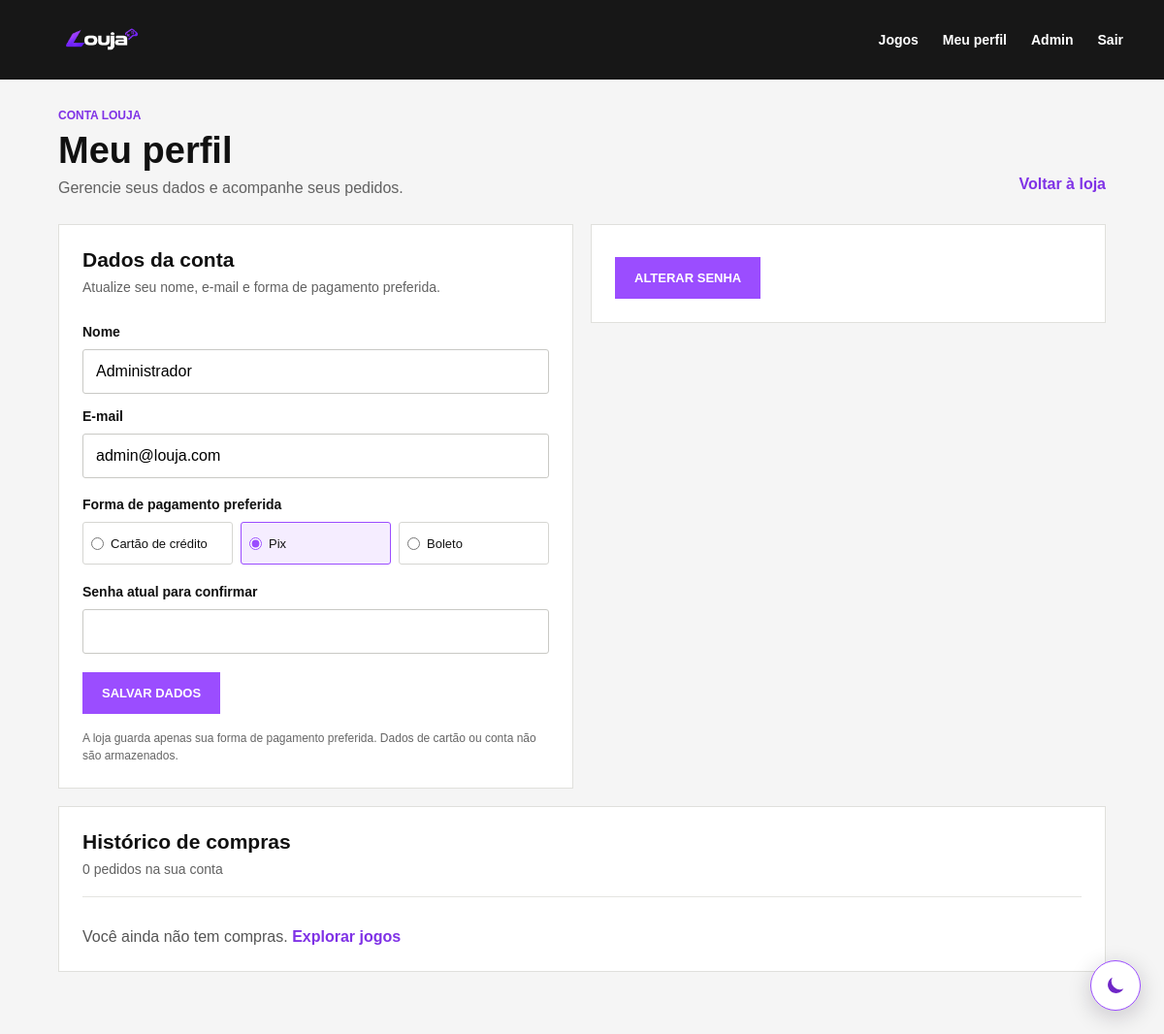
Page /frontend/public/perfil.php (signed in) on the committed database.
### tables this page shows
CREATE TABLE IF NOT EXISTS usuarios (
    usr_id INT AUTO_INCREMENT PRIMARY KEY,
    nome VARCHAR(100) NOT NULL,
    email VARCHAR(100) NOT NULL UNIQUE,
    senha VARCHAR(255) NOT NULL,
    forma_pagamento_preferida ENUM('cartao', 'pix', 'boleto') NOT NULL DEFAULT 'pix',
    perfil ENUM('cliente', 'admin') DEFAULT 'cliente'
);

### frontend/public/perfil.php (the view, shortened to what this page needs)
<?php
$conexao = new Conexao();
$pdo = $conexao->conectar();
$usuarioId = (int) $_SESSION['usr_id'];
$metodosPagamento = [
    'cartao' => 'Cartão de crédito',
    'pix' => 'Pix',
    'boleto' => 'Boleto'
];
$mostrarFormularioSenha = false;
$stmtUsuario = $pdo->prepare('SELECT usr_id, nome, email, senha, forma_pagamento_preferida FROM usuarios WHERE usr_id = ?');
$stmtUsuario->execute([$usuarioId]);
$usuario = $stmtUsuario->fetch();
$pedidos = [];
?>
<!DOCTYPE html>
<html lang="pt-BR">
<head>
    <link rel="stylesheet" href="css/style.css">
    <link rel="stylesheet" href="css/perfil.css">
    <?php require __DIR__ . '/tema-head.php'; ?>
</head>
<body class="perfil-page">
<header>
    <a href="index.php" class="logo"><img src="../../docs/logolouja.png" alt="Louja"></a>
    <nav>
        <a href="jogos.php">Jogos</a>
        <a href="perfil.php" aria-current="page">Meu perfil</a>
        <?php if (($_SESSION['usr_perfil'] ?? '') === 'admin'): ?>
            <a href="admin/index.php">Admin</a>
        <?php endif; ?>
        <a href="logout.php">Sair</a>
    </nav>
</header>
<main class="perfil-wrap">
    <div class="perfil-cabecalho">
        <div>
            <p class="perfil-sobretitulo">CONTA LOUJA</p>
            <h1>Meu perfil</h1>
            <p>Gerencie seus dados e acompanhe seus pedidos.</p>
        </div>
        <div class="perfil-cabecalho-acoes">
            <a class="perfil-voltar" href="jogos.php">Voltar à loja</a>
        </div>
    </div>
    <div class="perfil-grade">
        <section class="perfil-painel" aria-labelledby="titulo-dados">
            <div class="perfil-painel-cabecalho">
                <div>
                    <h2 id="titulo-dados">Dados da conta</h2>
                    <p>Atualize seu nome, e-mail e forma de pagamento preferida.</p>
                </div>
            </div>
            <form method="post" class="perfil-form">
                <label for="nome">Nome</label>
                <input id="nome" name="nome" type="text" maxlength="100" autocomplete="name" value="<?= htmlspecialchars($usuario['nome'], ENT_QUOTES, 'UTF-8') ?>" required>
                <label for="email">E-mail</label>
                <input id="email" name="email" type="email" maxlength="100" autocomplete="email" value="<?= htmlspecialchars($usuario['email'], ENT_QUOTES, 'UTF-8') ?>" required>
                <fieldset class="perfil-pagamentos">
                    <legend>Forma de pagamento preferida</legend>
                    <?php foreach ($metodosPagamento as $valor => $rotulo): ?>
                        <label>
                            <input type="radio" name="forma_pagamento_preferida" value="<?= htmlspecialchars($valor, ENT_QUOTES, 'UTF-8') ?>" <?= $usuario['forma_pagamento_preferida'] === $valor ? 'checked' : '' ?> required>
                            <span><?= htmlspecialchars($rotulo, ENT_QUOTES, 'UTF-8') ?></span>
                        </label>
                    <?php endforeach; ?>
                </fieldset>
                <label for="senha-atual-dados">Senha atual para confirmar</label>
                <input id="senha-atual-dados" name="senha_atual" type="password" autocomplete="current-password" required>
                <button class="botao" type="submit">Salvar dados</button>
            </form>
            <p class="perfil-nota">A loja guarda apenas sua forma de pagamento preferida. Dados de cartão ou conta não são armazenados.</p>
        </section>
        <section class="perfil-painel perfil-painel-senha" aria-labelledby="botao-senha">
            <form method="post" class="perfil-form perfil-form-senha" id="form-senha">
                <button class="botao" id="botao-senha" type="<?= $mostrarFormularioSenha ? 'submit' : 'button' ?>">
                    <?= $mostrarFormularioSenha ? 'Salvar nova senha' : 'Alterar senha' ?>
                </button>
            </form>
        </section>
    </div>
    <section class="perfil-historico" aria-labelledby="titulo-historico">
        <div class="perfil-painel-cabecalho">
            <div>
                <h2 id="titulo-historico">Histórico de compras</h2>
                <p><?= count($pedidos) ?> <?= count($pedidos) === 1 ? 'pedido' : 'pedidos' ?> na sua conta</p>
            </div>
        </div>
        <?php if (!$pedidos): ?>
            <p class="perfil-sem-pedidos">Você ainda não tem compras. <a href="jogos.php">Explorar jogos</a></p>
        <?php endif; ?>
    </section>
</main>
</body>
</html>

### frontend/public/tema-head.php (shortened to what this page needs)
<?php
$paginaAdmin = strpos($_SERVER['SCRIPT_NAME'] ?? '', '/admin/') !== false;
$prefixoTema = $paginaAdmin ? '../' : '';
?>
<link rel="stylesheet" href="<?= $prefixoTema ?>css/tema-escuro.css">

### frontend/public/css/style.css (style rules this page uses)
* { margin: 0; padding: 0; box-sizing: border-box; }
html { scroll-behavior: smooth; }
body { font-family: Arial, Helvetica, sans-serif; background: #f5f5f5; color: #111; }
a { color: inherit; text-decoration: none; }
header { position: fixed; top: 0; left: 0; width: 100%; height: 82px; padding: 0 42px; display: flex; justify-content: space-between; align-items: center; z-index: 100; color: #fff; background: linear-gradient(to bottom, rgba(0,0,0,.65), transparent); }
.logo img { display: block; width: 125px; height: auto; }
nav { display: flex; gap: 25px; align-items: center; font-size: 14px; font-weight: 600; }
nav a, nav span { transition: opacity .2s ease; }
.botao { display: inline-flex; align-items: center; gap: 12px; border: 0; background: #9b4dff; color: #fff; padding: 14px 20px; font-size: 13px; font-weight: 800; text-transform: uppercase; transition: transform .2s ease, background .2s ease; }
input, textarea, select { width: 100%; padding: 13px; border: 1px solid #ccc; background: white; font: inherit; }
button { font: inherit; }

### frontend/public/css/perfil.css (style rules this page uses)
.perfil-page header { background: #171717; }
.perfil-wrap { width: min(1080px, 92%); margin: 112px auto 64px; }
.perfil-cabecalho { display: flex; justify-content: space-between; align-items: end; gap: 24px; margin-bottom: 28px; }
.perfil-sobretitulo { margin-bottom: 8px; color: #7f32e6; font-size: 12px; font-weight: 700; }
.perfil-cabecalho h1 { margin-bottom: 8px; font-size: 38px; }
.perfil-cabecalho > div > p:last-child, .perfil-painel-cabecalho p { color: #626262; }
.perfil-voltar { padding-bottom: 4px; color: #7f32e6; font-weight: 700; }
.perfil-grade { display: grid; grid-template-columns: repeat(2, minmax(0, 1fr)); gap: 18px; }
.perfil-painel, .perfil-historico { min-width: 0; padding: 24px; border: 1px solid #e0e0dc; background: #fff; }
.perfil-painel-senha { align-self: start; }
.perfil-painel-cabecalho { display: flex; justify-content: space-between; gap: 20px; margin-bottom: 22px; }
.perfil-painel-cabecalho h2 { margin-bottom: 6px; font-size: 21px; }
.perfil-painel-cabecalho p { font-size: 14px; line-height: 1.5; }
.perfil-form { display: flex; flex-direction: column; gap: 10px; }
.perfil-form > label { margin-top: 5px; font-size: 14px; font-weight: 700; }
.perfil-form input[type="text"], .perfil-form input[type="email"], .perfil-form input[type="password"] { min-width: 0; border-color: #c9c9c5; border-radius: 3px; }
.perfil-pagamentos { display: grid; grid-template-columns: repeat(3, minmax(0, 1fr)); gap: 8px; margin: 9px 0 5px; padding: 0; border: 0; }
.perfil-pagamentos legend { margin-bottom: 10px; font-size: 14px; font-weight: 700; }
.perfil-pagamentos label { display: flex; align-items: center; gap: 7px; min-height: 44px; padding: 8px; border: 1px solid #d6d6d2; border-radius: 3px; font-size: 13px; cursor: pointer; }
.perfil-pagamentos label:has(input:checked) { border-color: #9b4dff; background: #f5edff; }
.perfil-pagamentos input { width: auto; margin: 0; padding: 0; accent-color: #9b4dff; }
.perfil-form .botao { align-self: flex-start; margin-top: 9px; border: 0; cursor: pointer; }
.perfil-form-senha { align-items: flex-start; }
.perfil-nota { margin-top: 16px; color: #666; font-size: 12px; line-height: 1.5; }
.perfil-historico { margin-top: 18px; }
.perfil-historico .perfil-painel-cabecalho { align-items: center; border-bottom: 1px solid #e5e5e1; padding-bottom: 17px; }
.perfil-sem-pedidos { padding: 10px 0 2px; color: #555; }
.perfil-sem-pedidos a { color: #7f32e6; font-weight: 700; }

### frontend/public/css/tema-escuro.css (style rules this page uses)
.perfil-cabecalho-acoes { display: flex; align-items: center; flex-wrap: wrap; gap: 18px; }

### rows in the picture
usuarios: nome "Administrador", email "admin@louja.com", forma_pagamento_preferida "☐ Cartão de crédito", forma_pagamento_preferida "☑ Pix", forma_pagamento_preferida "☐ Boleto"

### other values in the picture
$rotulo "Cartão de crédito"
$rotulo "Pix"
$rotulo "Boleto"
count($pedidos) "0"
